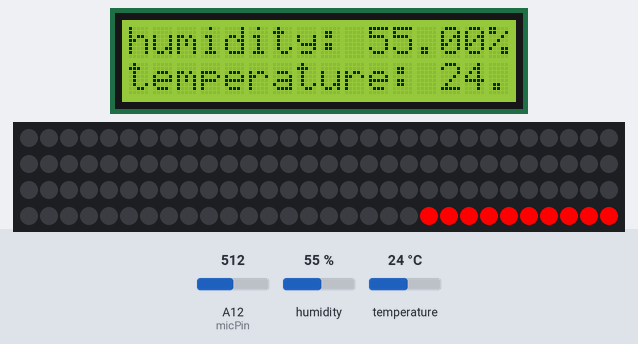
A sketch run on a simulated Arduino Mega 2560, built with avr-gcc and run on an emulated ATmega2560. On the bench: 16×2 character LCD, 120 RGB LEDs in strip order, left to right, continuing on the next row. Inputs (shaded band) come from the test bench; at power-on: temperature 24 °C, humidity 55 %, A12 (micPin) = 512. What the sketch prints to the serial monitor is not drawn.

Above: at 1.29 s.
1.3 s: temperature set to 17 °C
At 13.06 s:
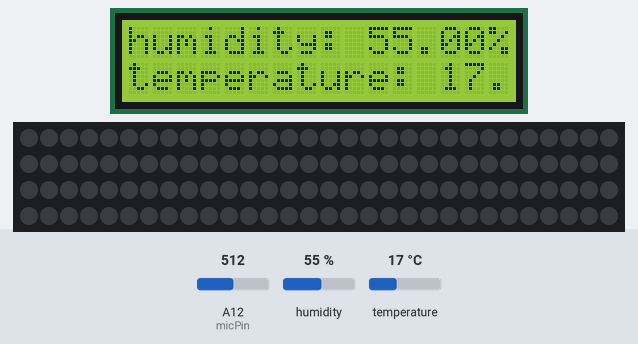
14.1 s: temperature set to 14 °C
At 25.77 s:
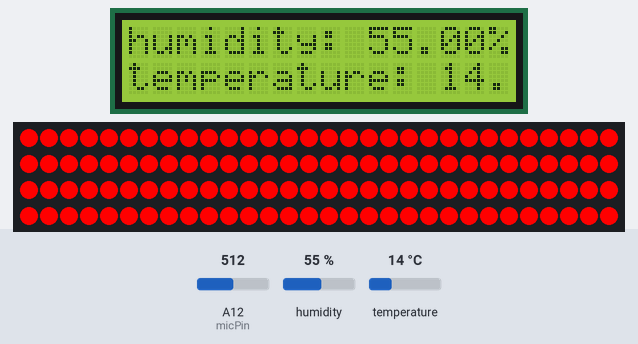
27.7 s: humidity set to 22 %
At 38.59 s:
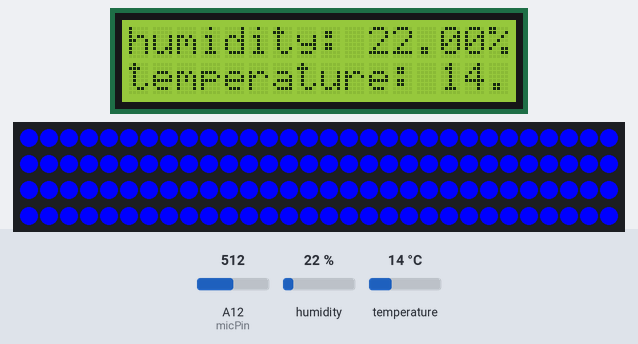
40.0 s: humidity set to 40 %
At 51.62 s:
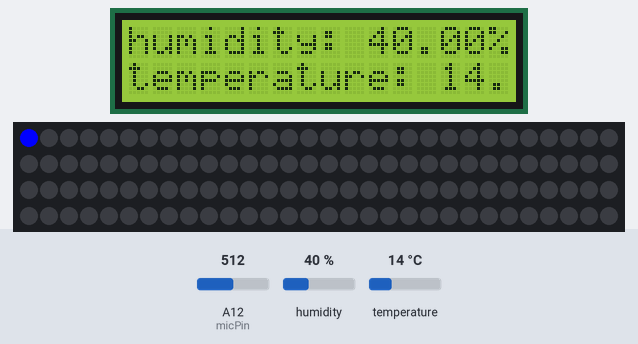

The sketch:

rgblamp.ino
```cpp
#include <dht.h>                //Library for Temperature Sensor
#include <LiquidCrystal.h>     //Library for LCD display
#include <FastLED.h>     //Library for the LED's
#define LED_PIN     37 //defines the input pin for the LED's
#define NUM_LEDS    120 // number of LED's used in the LED strip

LiquidCrystal lcd(1, 2, 4, 5, 6, 7);  //inputs for the LCD display
dht DHT;  //declaration for variable for the DHT sensor
CRGB leds[NUM_LEDS];    //declaration for CRGB variable

const int micPin  = 12;      //defines the input pin for the sound sensor
const byte DHT_SENSOR_PIN = 9;    //defines the input pin for the temperature sensor
int micVal  = 0;     //variable created for the value of the sound sensor to show TA that the code works but the sensor is not functioning
int temp = 19;        // variable created for the temperature sensor to show TA that the code works but the sensor is not functioning

void setup() {
  Serial.begin(9600); //threshold for the Sound Sensor
  Serial.flush();
  lcd.begin(16, 2);  //shows the size of the LCD display
  FastLED.addLeds<WS2812, LED_PIN, GRB>(leds, NUM_LEDS);
  Serial.begin(9600);  //threshold for the Sound Sensor
  Serial.println(F("Initialize System"));  //Print statement Initialize System
  pinMode(micPin, INPUT); //Identify micPin as an input

}
void loop() {
  DHT.read11(DHT_SENSOR_PIN);  //read the values recieved from the DHT sesnor
  lcd.clear();  //Clear the LCD screen of any commands
  lcd.setCursor(0, 0); //sets the location at 0,0 for the LCD to display the information
  lcd.print("humidity: ");  //print humidity on the screen
  lcd.print(DHT.humidity);  //print the value recieved from the DHT sensor beside the Humidity
  lcd.print("%");  //Print the command after the value recieved from the DHT sensor
  lcd.setCursor(0, 1);  //uses the second line of the LCD to print a new statement in the following code
  lcd.print("temperature: ");  //Print the temperature in a new line
  lcd.print(DHT.temperature); // Print the value recieved from the DHT sensor
  lcd.print("C"); //Print the letter C for Celsius
  readMicrophone(); //read the value from the microphone

if (DHT.temperature <= 15) {  //after the temperature has been recieved, read the temperature value is below 15 degrees run the following loop
  // if (temp <= 15) { . // this is a variable created to test the code as the sensor had broken down last minute
  for (int i = 0; i <= 119; i++) {  // For loop is initialized to go through the 120 LED's connected to the arduino
    leds[i] = CRGB:: Blue;  // Change the color of the LED Blue at max brightness
    FastLED.show(); //turn the LED's on
    delay(100);  //Delay the way the LED's turn on in sequence
    }
}
    else {  // for all other values that are greater than 15
      for (int i = 119; i >= 0; i--) {   // For loop is initialized to go through the 120 LED's connected to the arduino
        leds[i] = CRGB:: Red;   // Change the color of the LED Blue at max brightness
        FastLED.show();  //turn the LED's on
        delay(100);  //Delay the way the LED's turn on in sequence
      }
    }
}

void readMicrophone( ) {  //Function created for reading the microphone
 micVal = analogRead(micPin); //analyze the input from the analog pin that is connected to the arduino board
 micVal = 599;  //variable created because the sensor broke mid testing, this was made so the code can be tested
  Serial.print(F("mic val ")); Serial.println(micVal);  //print the statement mic val and the actual value recieved by the mic.
  if (micVal > 600) {  //if statement created for the mic value to initialize a part of the code if the mic value is greater than 600
    FastLED.clear();  //Turns the LED lights off
    delay(1000);      //keeps it off for 1 second
    FastLED.show();   // turns on the LED lights
    delay(1000);      // keeps it on for 1 second
  }
  else if (micVal < 600){   //else if statement created for the mic value to initialize a part of the code if the mic value is less than 600
      FastLED.clear();      // turns off the LED
    delay(100);             // keeps the LED off for 0.1 seconds
    FastLED.show();         // tuens on the LED
    delay(100);            // keeps the LED on for 0.1 seconds
  }
}
```

Measured:
- the behaviour switches between 16 and 15 °C on temperature (found by bisection; images 1 and 2)
